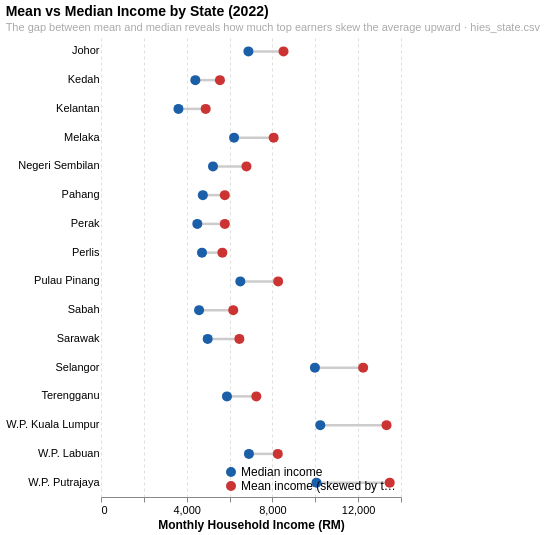

This figure's Vega-Lite source:
### Vega-Lite specification from a JSON file in a GitHub repository (floating-point values rounded to 4 significant figures)
{"$schema": "https://vega.github.io/schema/vega-lite/v5.json", "title": {"text": "Mean vs Median Income by State (2022)", "subtitle": "The gap between mean and median reveals how much top earners skew the average upward · hies_state.csv", "fontSize": 14, "subtitleFontSize": 11, "subtitleColor": "#aaaaaa", "anchor": "start"}, "width": "container", "height": 460, "data": {"values": [{"state": "Kelantan", "median": 3614, "mean": 4885}, {"state": "Kedah", "median": 4402, "mean": 5550}, {"state": "Perak", "median": 4494, "mean": 5779}, {"state": "Sabah", "median": 4577, "mean": 6171}, {"state": "Perlis", "median": 4713, "mean": 5664}, {"state": "Pahang", "median": 4753, "mean": 5777}, {"state": "Sarawak", "median": 4978, "mean": 6457}, {"state": "Negeri Sembilan", "median": 5226, "mean": 6788}, {"state": "Terengganu", "median": 5878, "mean": 7248}, {"state": "Melaka", "median": 6210, "mean": 8057}, {"state": "Pulau Pinang", "median": 6502, "mean": 8267}, {"state": "Johor", "median": 6879, "mean": 8517}, {"state": "W.P. Labuan", "median": 6904, "mean": 8250}, {"state": "Selangor", "median": 9983, "mean": 12233}, {"state": "W.P. Putrajaya", "median": 10056, "mean": 13473}, {"state": "W.P. Kuala Lumpur", "median": 10234, "mean": 13325}]}, "transform": [{"fold": ["median", "mean"], "as": ["measure", "value"]}], "layer": [{"transform": [{"aggregate": [{"op": "min", "field": "value", "as": "lo"}, {"op": "max", "field": "value", "as": "hi"}], "groupby": ["state"]}], "mark": {"type": "rule", "color": "#cccccc", "strokeWidth": 2.5}, "encoding": {"y": {"field": "state", "type": "nominal", "sort": {"field": "lo", "order": "ascending"}}, "x": {"field": "lo", "type": "quantitative"}, "x2": {"field": "hi"}}}, {"mark": {"type": "point", "filled": true, "size": 100, "opacity": 0.9}, "params": [{"name": "hover", "select": {"type": "point", "on": "mouseover", "clear": "mouseout"}}], "encoding": {"y": {"field": "state", "type": "nominal", "sort": {"field": "value", "order": "ascending"}, "title": null, "axis": {"labelFontSize": 11, "ticks": false, "domain": false, "labelLimit": 160}}, "x": {"field": "value", "type": "quantitative", "title": "Monthly Household Income (RM)", "axis": {"format": ",.0f", "labelFontSize": 11, "titleFontSize": 12, "gridColor": "#e0e0d8", "gridDash": [3, 3]}}, "color": {"field": "measure", "type": "nominal", "scale": {"domain": ["median", "mean"], "range": ["#1a5fa8", "#cc3333"]}, "legend": {"title": null, "labelFontSize": 12, "symbolSize": 100, "orient": "bottom-right", "labelExpr": "datum.value == 'median' ? 'Median income' : 'Mean income (skewed by top earners)'", "offset": 5}}, "opacity": {"condition": {"param": "hover", "value": 1}, "value": 0.8}, "tooltip": [{"field": "state", "type": "nominal", "title": "State"}, {"field": "measure", "type": "nominal", "title": "Measure"}, {"field": "value", "type": "quantitative", "title": "Income (RM)", "format": ",.0f"}]}}], "config": {"view": {"stroke": null}, "background": "#ffffff"}}
